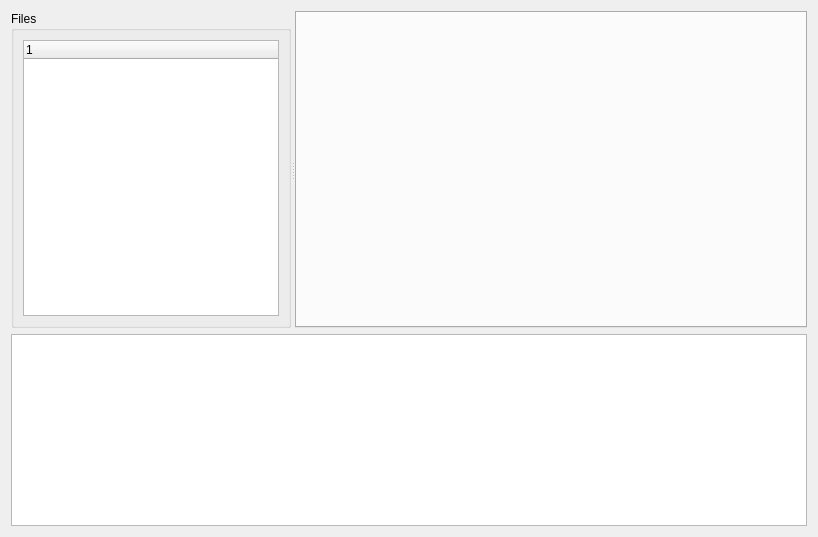
<?xml version="1.0" encoding="UTF-8"?>
<ui version="4.0">
 <class>editor_dialog</class>
 <widget class="QDialog" name="editor_dialog">
  <property name="geometry">
   <rect>
    <x>0</x>
    <y>0</y>
    <width>818</width>
    <height>537</height>
   </rect>
  </property>
  <property name="windowTitle">
   <string>NCCA Editor</string>
  </property>
  <layout class="QGridLayout" name="main_grid_layout">
   <item row="0" column="0">
    <widget class="QSplitter" name="splitter">
     <property name="sizePolicy">
      <sizepolicy hsizetype="Expanding" vsizetype="Preferred">
       <horstretch>0</horstretch>
       <verstretch>2</verstretch>
      </sizepolicy>
     </property>
     <property name="orientation">
      <enum>Qt::Horizontal</enum>
     </property>
     <widget class="QGroupBox" name="groupBox">
      <property name="sizePolicy">
       <sizepolicy hsizetype="Preferred" vsizetype="Preferred">
        <horstretch>0</horstretch>
        <verstretch>2</verstretch>
       </sizepolicy>
      </property>
      <property name="title">
       <string>Files</string>
      </property>
      <layout class="QVBoxLayout" name="verticalLayout">
       <item>
        <widget class="QTreeWidget" name="treeWidget">
         <property name="sizePolicy">
          <sizepolicy hsizetype="Expanding" vsizetype="Expanding">
           <horstretch>0</horstretch>
           <verstretch>1</verstretch>
          </sizepolicy>
         </property>
         <column>
          <property name="text">
           <string notr="true">1</string>
          </property>
         </column>
        </widget>
       </item>
      </layout>
     </widget>
     <widget class="QTabWidget" name="editor_tab">
      <property name="sizePolicy">
       <sizepolicy hsizetype="Expanding" vsizetype="Expanding">
        <horstretch>1</horstretch>
        <verstretch>1</verstretch>
       </sizepolicy>
      </property>
      <property name="currentIndex">
       <number>-1</number>
      </property>
     </widget>
    </widget>
   </item>
   <item row="1" column="0">
    <widget class="QPlainTextEdit" name="plainTextEdit"/>
   </item>
  </layout>
 </widget>
 <resources/>
 <connections/>
</ui>
